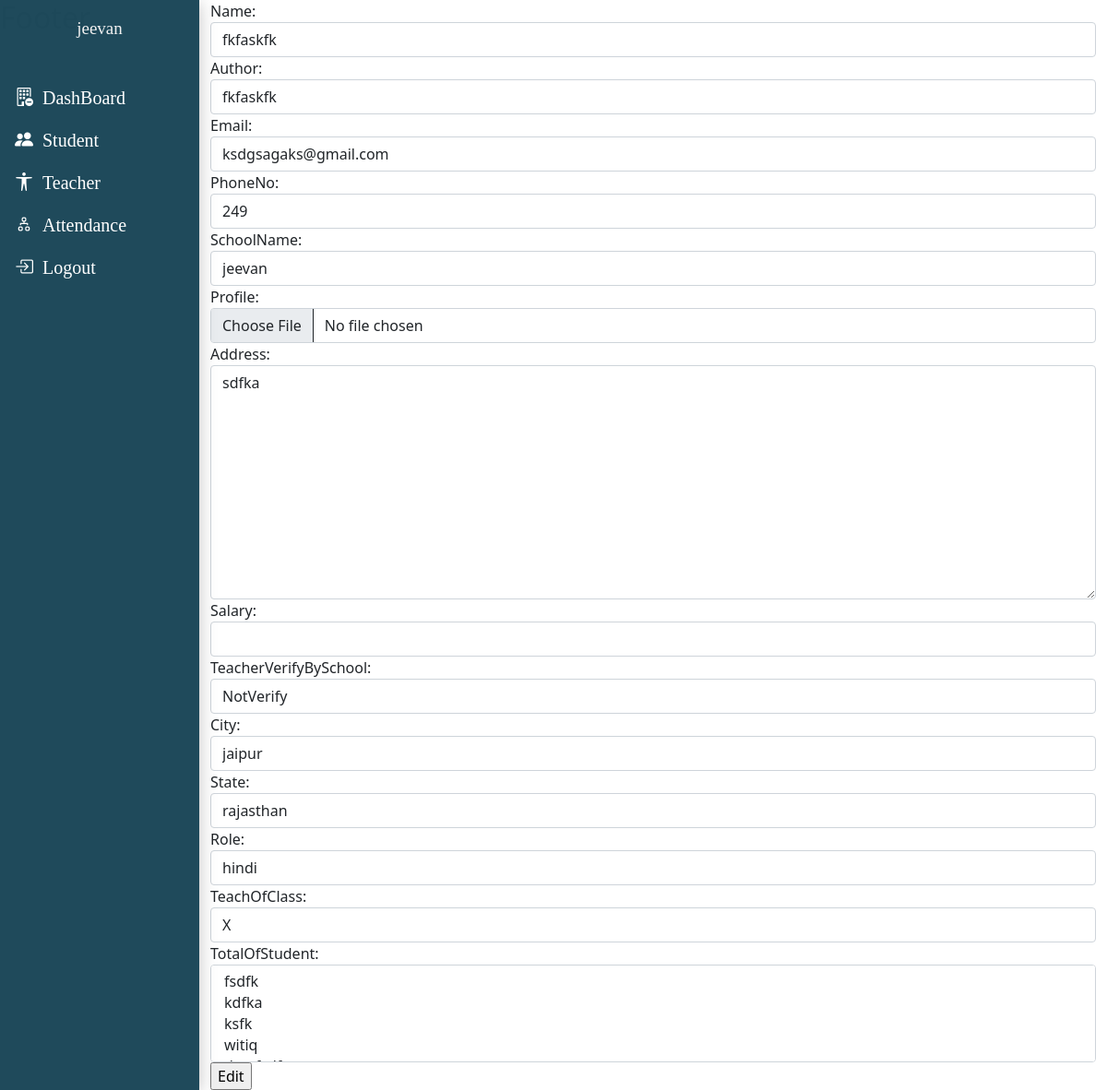
The app's page /school/teacherProfile/3 (signed in), older data.
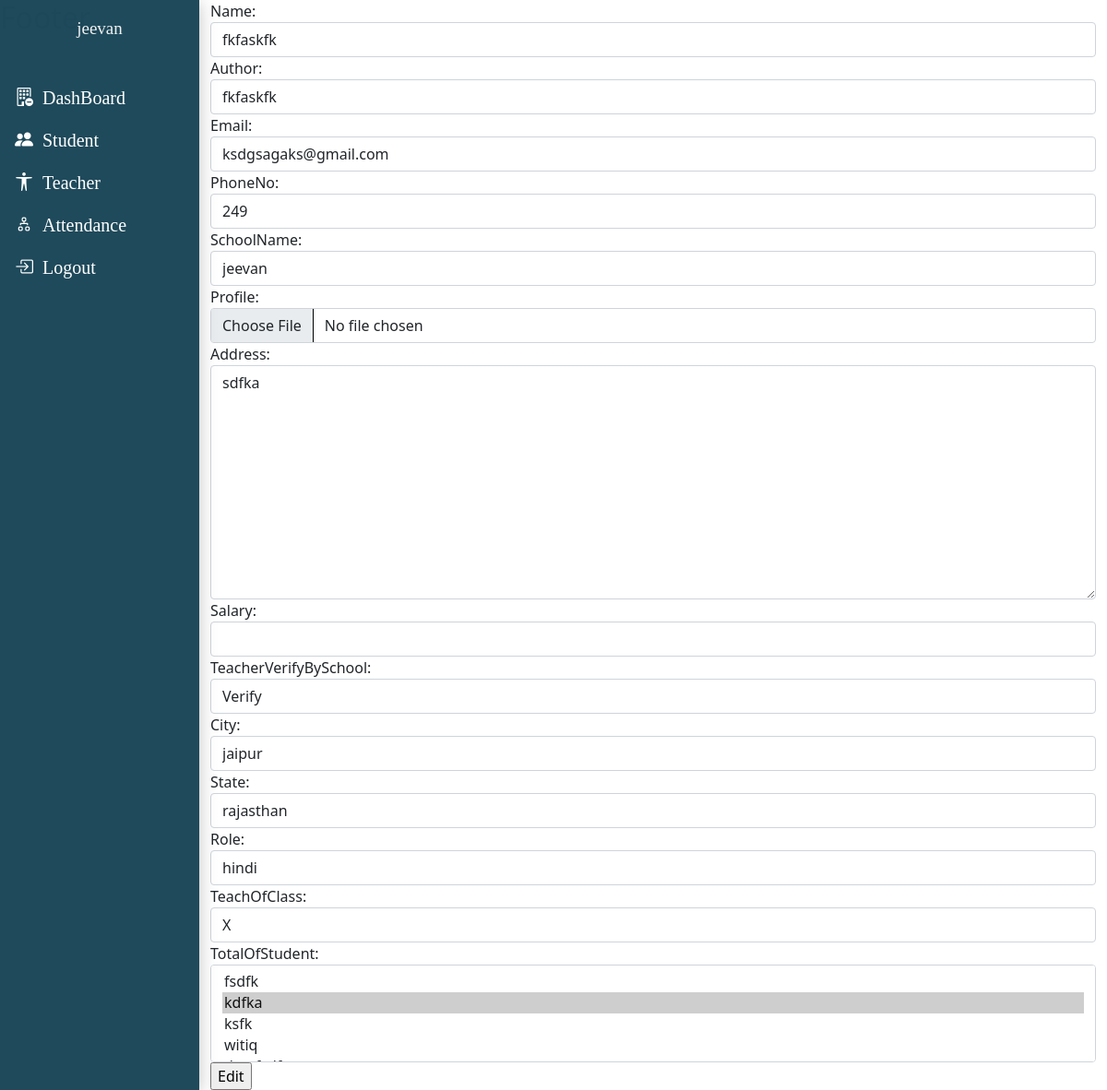
The same page, newer data.
### Auth/models.py (models this page shows)
class User(AbstractUser):
    name=models.CharField(max_length=60)
    types=models.CharField(max_length=50,choices=ROLES,default="admin")
    def __str__(self):
        return self.username

### teacher/models.py (models this page shows, shortened)
class TeacherProfileModel(models.Model):
    name=models.CharField(max_length=80)
    author=models.ForeignKey('Auth.User',on_delete=models.CASCADE)
    email=models.EmailField()
    phoneNo=models.BigIntegerField()
    schoolName=models.ForeignKey('school.SchoolProfileModel',on_delete=models.CASCADE,related_name="teacherSchool")
    profile=models.ImageField(upload_to="teacherProfile",null=True,blank=True)
    address=models.TextField()
    salary=models.IntegerField(blank=True,null=True)
    teacherVerifyBySchool=models.CharField(max_length=20,default='NotVerify',choices=VERIFY)
    city=models.ForeignKey('student.city',on_delete=models.CASCADE,related_name="teacherCity")
    state=models.ForeignKey('student.state',on_delete=models.CASCADE,related_name="teacherState")
    role=models.CharField(max_length=100)
    teachOfClass=models.CharField(max_length=20)
    totalOfStudent=models.ManyToManyField('student.StudentProfileModel',null=True,blank=True)

### school/views.py (the view)
# urls.py: path('teacherProfile/<int:id>',views.EditTeacherView,name="editTeacherProfile"),
def EditTeacherView(request,id):
    instance=get_object_or_404(TeacherProfileModel,id=id)
    if request.method == "POST":
        form=EditTeacherForm(request.POST,instance=instance)
        if form.is_valid():
            form.save()
            return redirect('school:TeacherDetaillist')
    else:
        form=EditTeacherForm(instance=instance)
    context={
        'form':form
    }
    return render(request,"base/editteacher.html",context)

### teacher/forms.py
class EditTeacherForm(forms.ModelForm):
    class Meta:
        model=TeacherProfileModel
        fields=('__all__')
    def __init__(self,*args,**kwargs):
        super(EditTeacherForm,self).__init__(*args,**kwargs)
        for fieldName,fields in self.fields.items():
            fields.widget.attrs['class']='form-control'

### school/models.py (called while the page is built)
    def __str__(self):
        return self.name

### student/models.py (called while the page is built)
	def __str__(self):
		return self.name

	def __str__(self):
		return self.name

	def __str__(self):
		return self.name

### school/templates/base/editteacher.html (shortened to what this page needs)
{% extends 'base/schoolBase.html' %}
{% block content %}
    <form action="" method="post" enctype="multipart/form-data">
        {{form}}
        <input type="submit" value="Edit">
    </form>
{% endblock %}

### school/templates/base/schoolBase.html (shortened to what this page needs)
{% load static %}
<!DOCTYPE html>
<html lang="en">
<head>
    </head>
<body>
    {% if request.user.types == "school" %}
    <div class="main">
    <header class="NavContainer">
        <div class="container">
            <div class="row">
                <div class="col-12 ">
                    <div class="sidenav">
                            <div class="head_info">
                                <div class="SchoolInfo">
                                <h5>{{request.user}}</h5>
                                </div>
                            </div>
                        <nav class="NavBarItem">
                            <ul class="nav " id="navItem">
                                <li class="nav-item">
                                    <a href="{% url 'school:Dashboard' %}" class="nav-link"><i class="bi bi-building-dash "></i>DashBoard</a>
                                </li>
                                <li class="nav-item">
                                    <a href="{% url 'school:StudentDetaillist' %}" class="nav-link"><i class="bi bi-people-fill "></i>Student </a>
                                </li>
                                <li class="nav-item">
                                    <a href="{% url 'school:TeacherDetaillist' %}" class="nav-link"><i class="bi bi-universal-access "> </i>Teacher</a>
                                </li>
                                <li class="nav-item">
                                    <a href="{% url 'school:studentAttendanceList' %}" class="nav-link"><i class="bi bi-diagram-2"></i>Attendance</a>
                                </li>
                                <li class="nav-item">
                                    <a href="#" class="nav-link"> <i class="bi bi-box-arrow-in-right "></i>Logout</a>
                                </li>
                            </ul>
                        </nav>
                    </div>
                </div>
            </div>
        </div>
    </header>
    <section class="MainContainer">
        <div class="container">
            <div class="row ">
                <div class="col-12">
                    {% block content  %}
                    {% endblock %}
                </div>
            </div>
        </div>
    </section>
    </div>
 <footer>
    <h2>Footer</h2>
 </footer>
 {% endif %}
 <link rel="stylesheet" href="{% static 'css/style.css' %}">
    <link href="https://cdn.datatables.net/v/dt/dt-2.0.7/datatables.min.css" rel="stylesheet">
    <link rel="stylesheet" href="https://cdn.jsdelivr.net/npm/bootstrap-icons@1.11.3/font/bootstrap-icons.min.css">
    <link href="{% static 'bootstrap/bootstrap.css' %}" rel="stylesheet">
</body>
</html>

### school/static/css/style.css (style rules this page uses)
.NavContainer .sidenav { height:100%; width: 18%; position: fixed; z-index:1; top:0; left:0; background-color:#1e495afd; box-shadow: rgba(0, 0, 0, 0.24) 0px 3px 18px; overflow-x:hidden; padding-top:20px; }
.sidenav .head_info .SchoolInfo { display: flex; justify-content: center; align-items: center; gap: 12px; }
.sidenav .head_info .SchoolInfo h5 { color: #f1f1f1; font-size: 19px; font-family: Cambria, Cochin, Georgia, Times, 'Times New Roman', serif; }
.NavContainer { float: left; }
.NavContainer .NavBarItem .nav { margin-top: 2rem; display: flex; flex-direction: column; }
.NavContainer .NavBarItem .nav li { list-style-type: none; display: block; }
.NavContainer .NavBarItem .nav li a { font-size: 20px; font-family:fantasy; color:#ffffff; }
.NavContainer .NavBarItem .nav li a i { float: left; padding-right: 10px; }
.MainContainer { width: 82%; float: right; overflow: hidden; }

Row changes from the older to the newer data that the page shows:
changed TeacherProfileModel "fkfaskfk": teacherVerifyBySchool "NotVerify" → "Verify"
Text that changed along with them:
form field totalOfStudent: "fsdfk / kdfka / ksfk / witiq" → "fsdfk / kdfka ☑ / ksfk / witiq"
